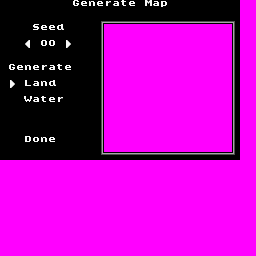

This game map was drawn from its Tiled (.tmx) file and the tilesets committed beside it. A one-line description and the full map source follow:
An orthogonal 32x32 tile map with 8x8 px tiles, 1 tile layer (Tile Layer 1).

<map version="1.5" tiledversion="1.6.0" orientation="orthogonal" renderorder="right-down" width="32" height="32" tilewidth="8" tileheight="8" infinite="0" nextlayerid="2" nextobjectid="1">
 <tileset firstgid="1" source="text.tsx" />
 <layer id="1" name="Tile Layer 1" width="32" height="32">
  <data encoding="csv">
33,33,33,33,33,33,33,33,33,72,102,111,102,115,98,117,102,33,78,98,113,33,33,33,33,33,33,33,33,33,1,1,
33,33,33,33,33,33,33,33,33,33,33,33,33,33,33,33,33,33,33,33,33,33,33,33,33,33,33,33,33,33,1,1,
33,33,33,33,33,33,33,33,33,33,33,33,185,189,189,189,189,189,189,189,189,189,189,189,189,189,189,189,189,186,1,1,
33,33,33,33,84,102,102,101,33,33,33,33,191,1,1,1,1,1,1,1,1,1,1,1,1,1,1,1,1,192,1,1,
33,33,33,33,33,33,33,33,33,33,33,33,191,1,1,1,1,1,1,1,1,1,1,1,1,1,1,1,1,192,1,1,
33,33,33,138,33,49,49,33,139,33,33,33,191,1,1,1,1,1,1,1,1,1,1,1,1,1,1,1,1,192,1,1,
33,33,33,33,33,33,33,33,33,33,33,33,191,1,1,1,1,1,1,1,1,1,1,1,1,1,1,1,1,192,1,1,
33,33,33,33,33,33,33,33,33,33,33,33,191,1,1,1,1,1,1,1,1,1,1,1,1,1,1,1,1,192,1,1,
33,72,102,111,102,115,98,117,102,33,33,33,191,1,1,1,1,1,1,1,1,1,1,1,1,1,1,1,1,192,1,1,
33,33,33,33,33,33,33,33,33,33,33,33,191,1,1,1,1,1,1,1,1,1,1,1,1,1,1,1,1,192,1,1,
33,139,33,77,98,111,101,33,33,33,33,33,191,1,1,1,1,1,1,1,1,1,1,1,1,1,1,1,1,192,1,1,
33,33,33,33,33,33,33,33,33,33,33,33,191,1,1,1,1,1,1,1,1,1,1,1,1,1,1,1,1,192,1,1,
33,33,33,88,98,117,102,115,33,33,33,33,191,1,1,1,1,1,1,1,1,1,1,1,1,1,1,1,1,192,1,1,
33,33,33,33,33,33,33,33,33,33,33,33,191,1,1,1,1,1,1,1,1,1,1,1,1,1,1,1,1,192,1,1,
33,33,33,33,33,33,33,33,33,33,33,33,191,1,1,1,1,1,1,1,1,1,1,1,1,1,1,1,1,192,1,1,
33,33,33,33,33,33,33,33,33,33,33,33,191,1,1,1,1,1,1,1,1,1,1,1,1,1,1,1,1,192,1,1,
33,33,33,33,33,33,33,33,33,33,33,33,191,1,1,1,1,1,1,1,1,1,1,1,1,1,1,1,1,192,1,1,
33,33,33,69,112,111,102,33,33,33,33,33,191,1,1,1,1,1,1,1,1,1,1,1,1,1,1,1,1,192,1,1,
33,33,33,33,33,33,33,33,33,33,33,33,191,1,1,1,1,1,1,1,1,1,1,1,1,1,1,1,1,192,1,1,
33,33,33,33,33,33,33,33,33,33,33,33,187,190,190,190,190,190,190,190,190,190,190,190,190,190,190,190,190,188,1,1,
1,1,1,1,1,1,1,1,1,1,1,1,1,1,1,1,1,1,1,1,1,1,1,1,1,1,1,1,1,1,1,1,
1,1,1,1,1,1,1,1,1,1,1,1,1,1,1,1,1,1,1,1,1,1,1,1,1,1,1,1,1,1,1,1,
1,1,1,1,1,1,1,1,1,1,1,1,1,1,1,1,1,1,1,1,1,1,1,1,1,1,1,1,1,1,1,1,
1,1,1,1,1,1,1,1,1,1,1,1,1,1,1,1,1,1,1,1,1,1,1,1,1,1,1,1,1,1,1,1,
1,1,1,1,1,1,1,1,1,1,1,1,1,1,1,1,1,1,1,1,1,1,1,1,1,1,1,1,1,1,1,1,
1,1,1,1,1,1,1,1,1,1,1,1,1,1,1,1,1,1,1,1,1,1,1,1,1,1,1,1,1,1,1,1,
1,1,1,1,1,1,1,1,1,1,1,1,1,1,1,1,1,1,1,1,1,1,1,1,1,1,1,1,1,1,1,1,
1,1,1,1,1,1,1,1,1,1,1,1,1,1,1,1,1,1,1,1,1,1,1,1,1,1,1,1,1,1,1,1,
1,1,1,1,1,1,1,1,1,1,1,1,1,1,1,1,1,1,1,1,1,1,1,1,1,1,1,1,1,1,1,1,
1,1,1,1,1,1,1,1,1,1,1,1,1,1,1,1,1,1,1,1,1,1,1,1,1,1,1,1,1,1,1,1,
1,1,1,1,1,1,1,1,1,1,1,1,1,1,1,1,1,1,1,1,1,1,1,1,1,1,1,1,1,1,1,1,
1,1,1,1,1,1,1,1,1,1,1,1,1,1,1,1,1,1,1,1,1,1,1,1,1,1,1,1,1,1,1,1
</data>
 </layer>
</map>
